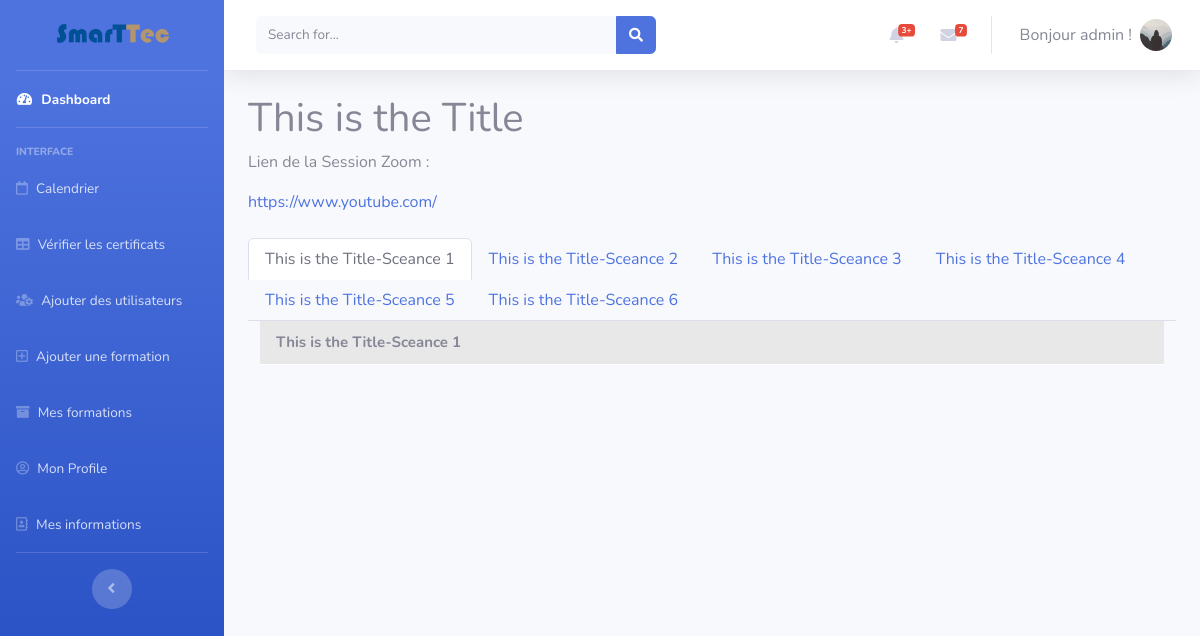
/mesformations/1 (signed in), run on an earlier commit of the app's database.
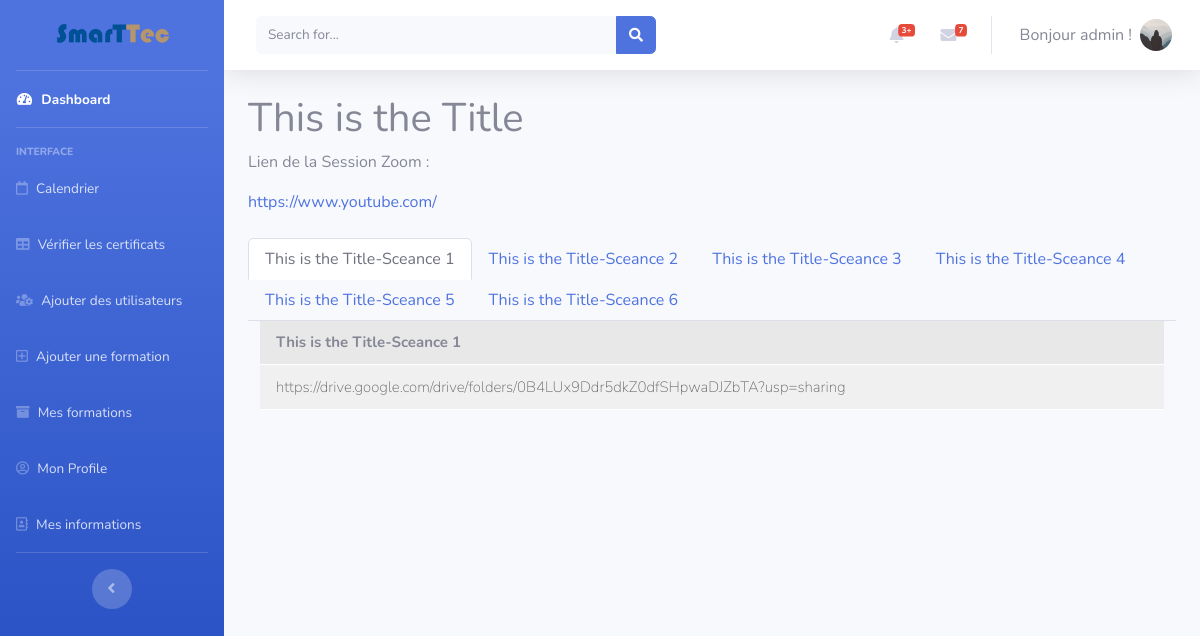
And on a later commit of the database.
### flaskblog/models.py (models this page shows, shortened)
class Sceance(db.Model):
    id = db.Column(db.Integer, primary_key=True)
    num = db.Column(db.Integer, nullable=False)
    title = db.Column(db.String(100), nullable=False)
    content = db.Column(db.Text, nullable=True)
    start_date = db.Column(db.DateTime, nullable=False,
                           default=datetime.utcnow)
    session_id = db.Column(
        db.Integer, db.ForeignKey('post.id'), nullable=False)
    zoom_video = db.Column(db.String(200), nullable=True)
    documents = db.relationship('Document', backref='sceance.id', lazy=False)

class Document(db.Model):
    id = db.Column(db.Integer, primary_key=True)
    url = db.Column(db.String(200), nullable=False)
    sceance = db.Column(db.Integer, db.ForeignKey(
        'sceance.id'), nullable=False)

### flaskblog/users/routes.py (the view)
@ users.route("/mesformations/<int:post_id>")
@ login_required
def mesformations(post_id):
    post = Post.query.get(post_id)
    subs = Subscription.query.filter_by(user_id=current_user.id).all()
    test = False
    for sub in subs:
        if(sub.post_id == post_id):
            if(sub.status == 1):
                test = True
            else:
                test = False
    sceances = []
    for sc in post.sceances:
        sceances.append((
            (((sc.start_date-datetime.now()) <= timedelta(days=1)) and (test)), sc))
    return render_template('mesFormations.html', current_user=current_user, post=post, sceances=sceances)

### flaskblog/models.py (called while the page is built)
@login_manager.user_loader
def load_user(user_id):
    return User.query.get(int(user_id))

### flaskblog/templates/startbootstrap-sb-admin-2-gh-pages/mesFormations.html (shortened to what this page needs)
{% extends 'base.html' %} {% block content %}
<div id="wrapper">
  {% include 'Sidebar.html' %}
  <div id="content-wrapper" class="d-flex flex-column">
    <div id="content">
      {% include 'Topbar.html' %}
      <div class="container-fluid">
        <h1>{{post.title}}</h1>
        <p>Lien de la Session Zoom :</p>
        <a href="{{post.zoom_link}}">{{post.zoom_link}}</a>
        <ul class="nav nav-tabs" id="myTab" role="tablist">
          {% for sc in post.sceances %}
          <li class="nav-item">
            <a
              {% if sc.num==1 %}
              class="nav-link active"
              {% else %}
              class="nav-link"
              {% endif %}
              id="home-tab"
              data-toggle="tab"
              href="#sc{{sc.id}}"
              role="tab"
              aria-controls="home"
              aria-selected="true"
              >{{sc.title}}</a
            >
          </li>
          {% endfor %}
        </ul>
        <div class="tab-content" id="myTabContent">
          {% for test,sc in sceances %}
          <div
            {% if sc.num==1 %}
            class="tab-pane fade show active"
            {% else %}
            class="tab-pane fade show"
            {% endif %}
            id="sc{{sc.id}}"
            role="tabpanel"
            aria-labelledby="home-tab"
          >
            <div class="col-sm-12 course-section">
              <div class="section-title">{{sc.title}}</div>
              <ul class="section-list">
                {% for doc in sc.documents %}
                <li class="section-item">
                  <a class="item" href="#">
                    <span class="lecture-icon">
                    </span>
                    <div class="float-left">{{doc.url}}</div>
                  </a>
                </li>
                {% endfor %}
              </ul>
            </div>
          </div>
          {% endfor %}
        </div>
      </div>
    </div>
  </div>
</div>
{% endblock %}

What changed in the data, as far as the page shows it:
added Document: url "https://drive.google.com/drive/folders/0B4LUx9Ddr5dkZ0dfSHpwaDJZbTA?usp=sharing", shown under Sceance "This is the Title-Sceance 1"
